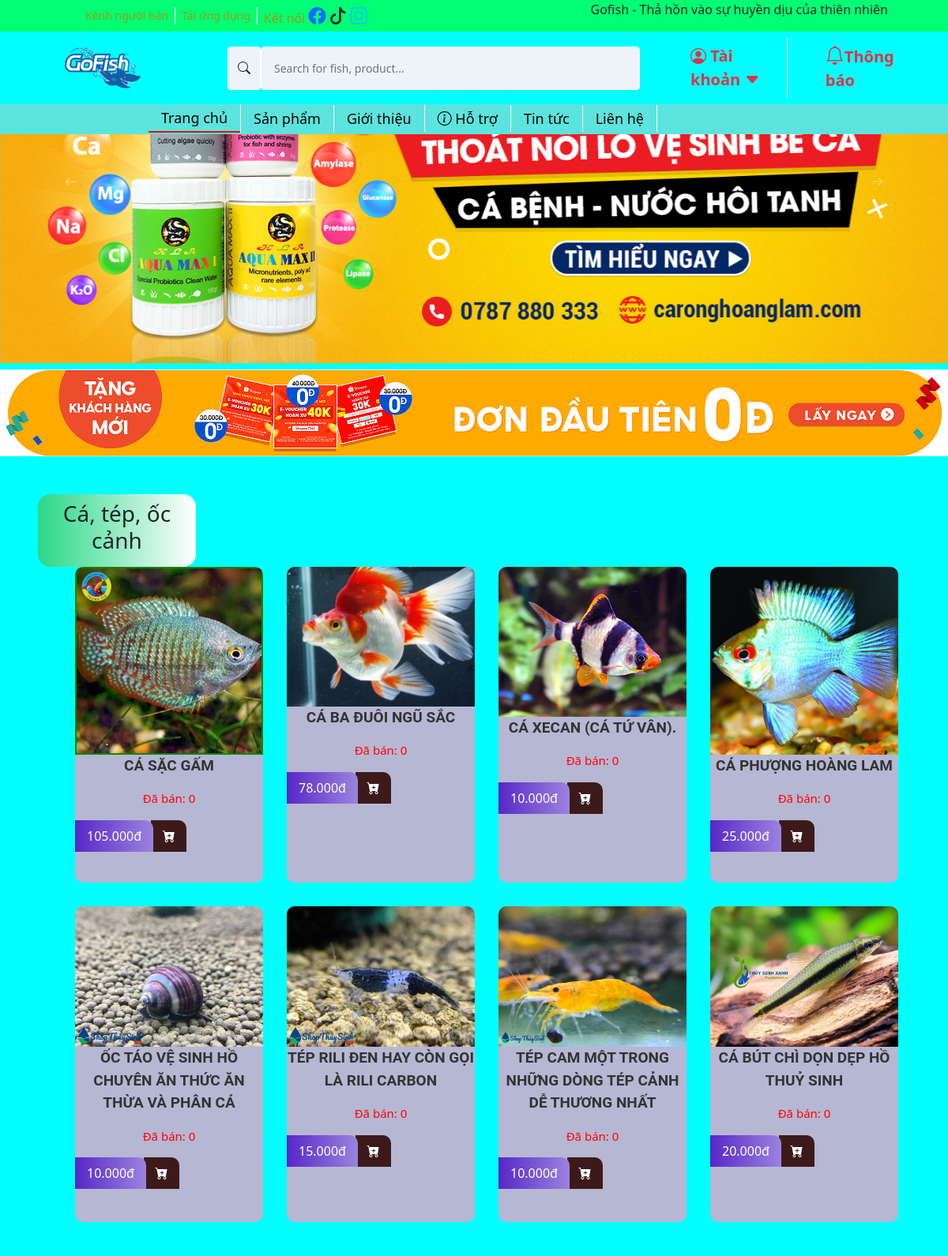
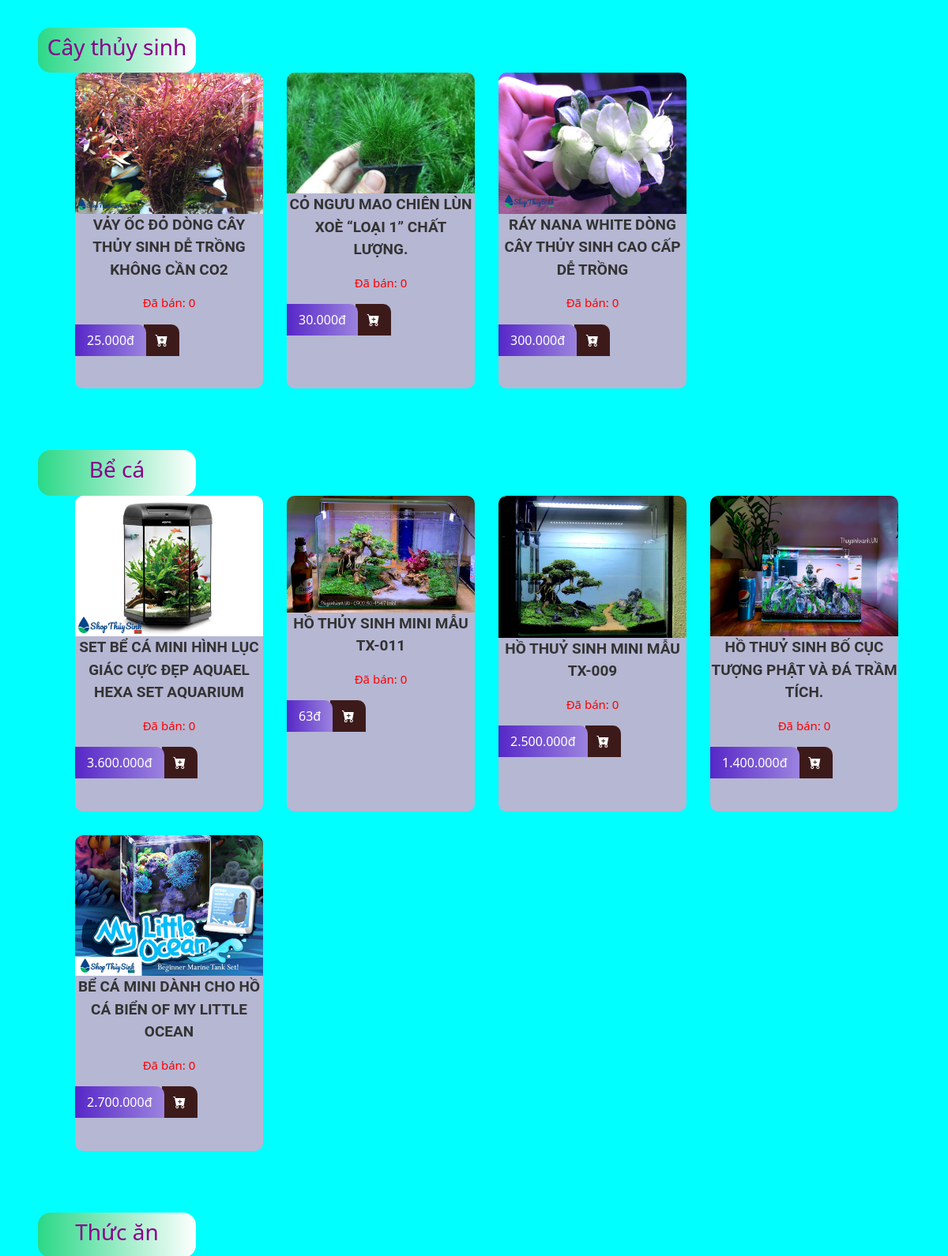
The page / (upper part) on the database its author committed (2 pictures, top to bottom).
### tables this page shows
CREATE TABLE `products` (
  `productID` int(11) NOT NULL,
  `productSKU` char(50) NOT NULL,
  `productName` varchar(1000) NOT NULL,
  `category` varchar(300) NOT NULL,
  `detail` varchar(5000) NOT NULL,
  `price` int(11) NOT NULL,
  `stock` int(11) NOT NULL,
  `sold` int(11) NOT NULL,
  `status` int(11) NOT NULL,
  `image` varchar(1000) NOT NULL,
  `userID` int(11) NOT NULL
);

### index.php (the view, shortened to what this page needs)
<?php
require './config/constants.php';
require './header.php';
?>
<main style="background-color: aqua;">
    <section class="posts_slider container-fluid" style="padding: 0;">
        <div id="carouselExampleControls" class="carousel slide" data-bs-ride="carousel">
            <div class="carousel-inner">
                <div class="carousel-item active">
                    <div class="row">
                        <div class="col-md-12">
                            <img src="assets/img/slider3.png" alt="">
                        </div>
                    </div>
                </div>
            </div>
            <button class="carousel-control-prev" type="button" data-bs-target="#carouselExampleControls" data-bs-slide="prev">
                <i class="bi bi-arrow-left"></i>
            </button>
            <button class="carousel-control-next" type="button" data-bs-target="#carouselExampleControls" data-bs-slide="next">
                <i class="bi bi-arrow-right"></i>
            </button>
        </div>
    </section>
    <div class="simple-banner mt-2">
        <a href="">
            <img src="assets/img/flash-sale.png" alt="">
        </a>
    </div>
    <div id="intro mt-4 ms-5 me-5">
        <div class="title-product col-md-2 mt-5 ms-5 p-2" style="background-color: aqua;">
            <h3>Cá, tép, ốc cảnh</h3>
        </div>
        <?php
        $sql_fish = "SELECT * FROM products WHERE category='Cá, tép, ốc cảnh' order by productID desc";
        $result_fish = mysqli_query($conn, $sql_fish);
        ?>
        <ul class="products ms-5 me-5 d-flex justify-content-start">
            <?php foreach ($result_fish as $each) { ?>
                <li>
                    <div class="product-item list-group" style="height: 400px;">
                        <div class="product-top">
                            <a href="detailView.php?id=<?= $each['productID'] ?>">
                                <img src="assets/img/products/<?= explode(",", $each['image'])[0]; ?>" alt="">
                            </a>
                        </div>
                        <div class="product-info">
                            <p class="product-cat"><?= $each['productName'] ?></p>
                            <p class="product-status" style="color: red; font-size: 15px;">Đã bán: <?= $each['sold'] ?></p>
                            <div class="product-price-action">
                                <p class="product-price"><?= number_format($each['price'], 0, '.', '.') ?>đ</p>
                                <div class="product-action">
                                    <?php
                                    if ($each['userID'] == $_SESSION['id']) {
                                    ?>
                                        <p class="sold-out">Sản phẩm của bạn</p>
                                    <?php
                                    } else if ($each['stock'] == 0) {
                                    ?>
                                        <p class="sold-out">Hết hàng</p>
                                    <?php
                                    } else {
                                    ?>
                                        <button type="button" class="btn-add-to-cart" data-product_id="<?php echo $each['productID']; ?>"><i class="bi bi-cart-plus-fill"></i>
                                        </button>
                                    <?php
                                    }
                                    ?>
                                </div>
                            </div>
                        </div>
                    </div>
                </li>
            <?php } ?>
        </ul>
        <div class="title-product col-md-2 mt-5 ms-5 p-2" style="background-color: aqua;">
            <h3 style="color: darkmagenta;">Cây thủy sinh</h3>
        </div>
        <?php
        $sql_tree = "SELECT * FROM products WHERE category='Cây thủy sinh' order by productID desc";
        $result_tree = mysqli_query($conn, $sql_tree);
        ?>
        <ul class="products ms-5 me-5 d-flex justify-content-start">
            <?php foreach ($result_tree as $each) { ?>
                <li>
                    <div class="product-item list-group" style="height: 400px;">
                        <div class="product-top">
                            <a href="detailView.php?id=<?= $each['productID'] ?>">
                                <img src="assets/img/products/<?= explode(",", $each['image'])[0]; ?>" alt="">
                            </a>
                        </div>
                        <div class="product-info">
                            <p class="product-cat"><?= $each['productName'] ?></p>
                            <p class="product-status" style="color: red; font-size: 15px;">Đã bán: <?= $each['sold'] ?></p>
                            <div class="product-price-action">
                                <p class="product-price"><?= number_format($each['price'], 0, '.', '.') ?>đ</p>
                                <div class="product-action">
                                    <?php
                                    if ($each['userID'] == $_SESSION['id']) {
                                    ?>
                                        <p class="sold-out">Sản phẩm của bạn</p>
                                    <?php
                                    } else if ($each['stock'] == 0) {
                                    ?>
                                        <p class="sold-out">Hết hàng</p>
                                    <?php
                                    } else {
                                    ?>
                                        <button type="button" class="btn-add-to-cart" data-product_id="<?php echo $each['productID']; ?>"><i class="bi bi-cart-plus-fill"></i>
                                        </button>
                                    <?php
                                    }
                                    ?>
                                </div>
                            </div>
                        </div>
                    </div>
                </li>
            <?php } ?>
        </ul>
        <div class="title-product col-md-2 mt-5 ms-5 p-2" style="background-color: aqua;">
            <h3 style="color: darkmagenta;">Bể cá</h3>
        </div>
        <?php
        $sql_aquarium = "SELECT * FROM products WHERE category='Bể cá' order by productID desc";
        $result_aquarium = mysqli_query($conn, $sql_aquarium);
        ?>
        <ul class="products ms-5 me-5 d-flex justify-content-start">
            <?php foreach ($result_aquarium as $each) { ?>
                <li>
                    <div class="product-item list-group" style="height: 400px;">
                        <div class="product-top">
                            <a href="detailView.php?id=<?= $each['productID'] ?>">
                                <img src="assets/img/products/<?= explode(",", $each['image'])[0]; ?>" alt="">
                            </a>
                        </div>
                        <div class="product-info">
                            <p class="product-cat"><?= $each['productName'] ?></p>
                            <p class="product-status" style="color: red; font-size: 15px;">Đã bán: <?= $each['sold'] ?></p>
                            <div class="product-price-action">
                                <p class="product-price"><?= number_format($each['price'], 0, '.', '.') ?>đ</p>
                                <div class="product-action">
                                    <?php
                                    if ($each['userID'] == $_SESSION['id']) {
                                    ?>
                                        <p class="sold-out">Sản phẩm của bạn</p>
                                    <?php
                                    } else if ($each['stock'] == 0) {
                                    ?>
                                        <p class="sold-out">Hết hàng</p>
                                    <?php
                                    } else {
                                    ?>
                                        <button type="button" class="btn-add-to-cart" data-product_id="<?php echo $each['productID']; ?>"><i class="bi bi-cart-plus-fill"></i>
                                        </button>
                                    <?php
                                    }
                                    ?>
                                </div>
                            </div>
                        </div>
                    </div>
                </li>
            <?php } ?>
        </ul>
        <div class="title-product col-md-2 mt-5 ms-5 p-2" style="background-color: aqua;">
            <h3 style="color: darkmagenta;">Thức ăn</h3>
        </div>
    </div>
</main>
</body>
</html>

### rows shown on the page
products: image (picture), productName "CÁ SẶC GẤM", sold "0", price "105.000"
products: shows a picture, productName "CÁ BA ĐUÔI NGŨ SẮC", sold "0", price "78.000"
products: image (picture), productName "CÁ XECAN (CÁ TỨ VÂN).", sold "0", price "10.000"
products: image (picture), productName "CÁ PHƯỢNG HOÀNG LAM", sold "0", price "25.000"
products: image (picture), productName "ỐC TÁO VỆ SINH HỒ CHUYÊN ĂN THỨC ĂN THỪA VÀ PHÂN CÁ", sold "0", price "10.000"
products: image (picture), productName "TÉP RILI ĐEN HAY CÒN GỌI LÀ RILI CARBON", sold "0", price "15.000"
products: shows a picture, productName "TÉP CAM MỘT TRONG NHỮNG DÒNG TÉP CẢNH DỄ THƯƠNG NHẤT", sold "0", price "10.000"
products: shows a picture, productName "CÁ BÚT CHÌ DỌN DẸP HỒ THUỶ SINH", sold "0", price "20.000"
products: image (picture), productName "VẢY ỐC ĐỎ DÒNG CÂY THỦY SINH DỄ TRỒNG KHÔNG CẦN CO2", sold "0", price "25.000"
products: image (picture), productName "CỎ NGƯU MAO CHIÊN LÙN XOÈ “LOẠI 1” CHẤT LƯỢNG.", sold "0", price "30.000"
products: shows a picture, productName "RÁY NANA WHITE DÒNG CÂY THỦY SINH CAO CẤP DỄ TRỒNG", sold "0", price "300.000"
products: shows a picture, productName "SET BỂ CÁ MINI HÌNH LỤC GIÁC CỰC ĐẸP AQUAEL HEXA SET AQUARIUM", sold "0", price "3.600.000"
products: image (picture), productName "HỒ THỦY SINH MINI MẪU TX-011", sold "0", price "63"
products: image (picture), productName "HỒ THUỶ SINH MINI MẪU TX-009", sold "0", price "2.500.000"
products: image (picture), productName "HỒ THUỶ SINH BỐ CỤC TƯỢNG PHẬT VÀ ĐÁ TRẦM TÍCH.", sold "0", price "1.400.000"
products: shows a picture, productName "BỂ CÁ MINI DÀNH CHO HỒ CÁ BIỂN OF MY LITTLE OCEAN", sold "0", price "2.700.000"
